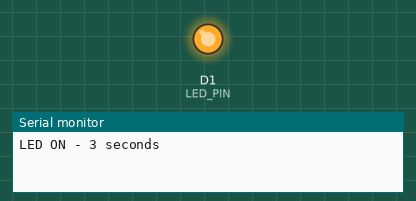
Bench run of a sketch on a simulated ESP8266 (NodeMCU). On the bench: output pins drawn as LEDs (lit = HIGH), the last lines printed to the serial monitor. WiFi joins after 1.5 s; servers stay silent unless stated.

Above: at 3.3 s.
At 5.8 s:
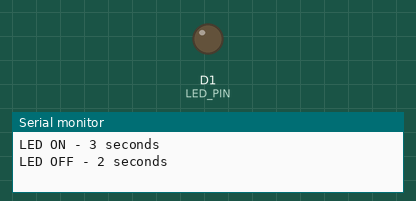
Timing chart, 0 to 8.3 s (numbered marks = the images above):
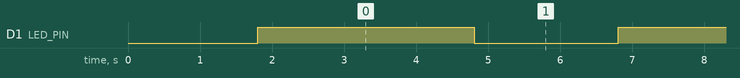

Measured:
- by itself, D1 (LED_PIN): alternates HIGH for 3.0 s and LOW for 2.0 s

The sketch:

Final_temp.ino
```cpp
#define BLYNK_TEMPLATE_ID "TMPL37DRUviKa"
#define BLYNK_TEMPLATE_NAME "Water Filter Remote Monitoring 1"
#define BLYNK_AUTH_TOKEN "8JMigaZ_r6v9gIre1Dqxi_ajEFpbV-GZ"

#include <ESP8266WiFi.h>
#include <BlynkSimpleEsp8266.h>

char ssid[] = "Batman";
char pass[] = "menarebrave";

#define LED_PIN D1

BlynkTimer timer;

bool ledState = false;

void LED_ON()
{
  ledState = true;

  digitalWrite(LED_PIN, HIGH);

  Blynk.virtualWrite(V0, 1);

  Serial.println("LED ON - 3 seconds");

  // After 3 seconds, turn OFF
  timer.setTimeout(3000L, LED_OFF);
}

void LED_OFF()
{
  ledState = false;

  digitalWrite(LED_PIN, LOW);

  Blynk.virtualWrite(V0, 0);

  Serial.println("LED OFF - 2 seconds");

  // After 2 seconds, turn ON
  timer.setTimeout(2000L, LED_ON);
}

void setup()
{
  Serial.begin(115200);

  pinMode(LED_PIN, OUTPUT);

  digitalWrite(LED_PIN, LOW);

  Blynk.begin(BLYNK_AUTH_TOKEN, ssid, pass);

  // Start the sequence
  LED_ON();
}

void loop()
{
  Blynk.run();
  timer.run();
}
```
